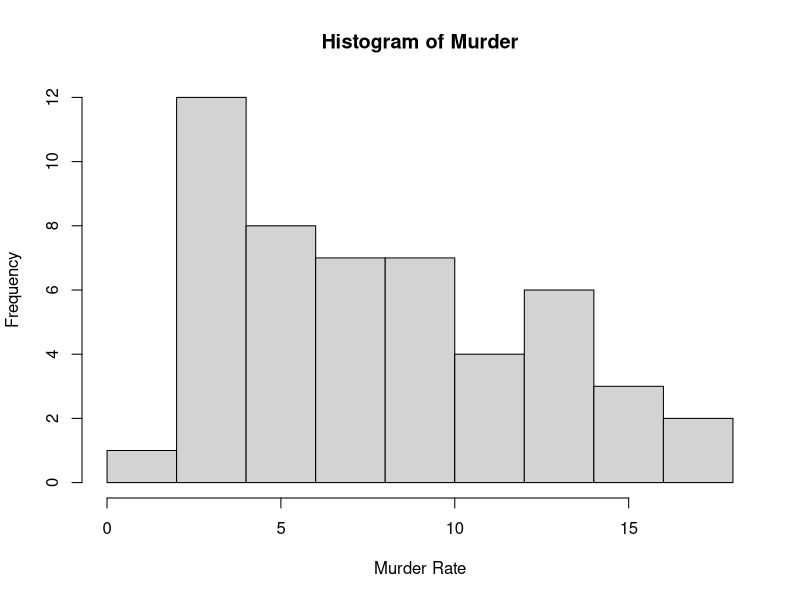
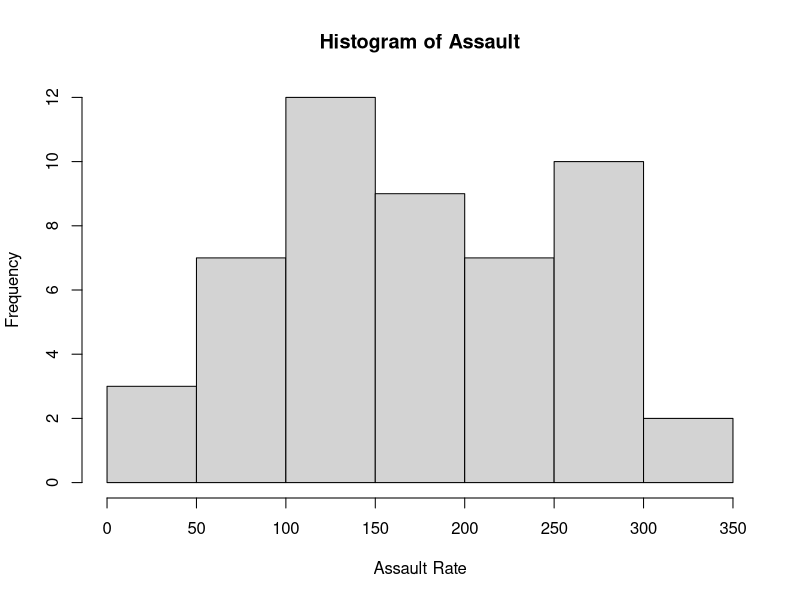
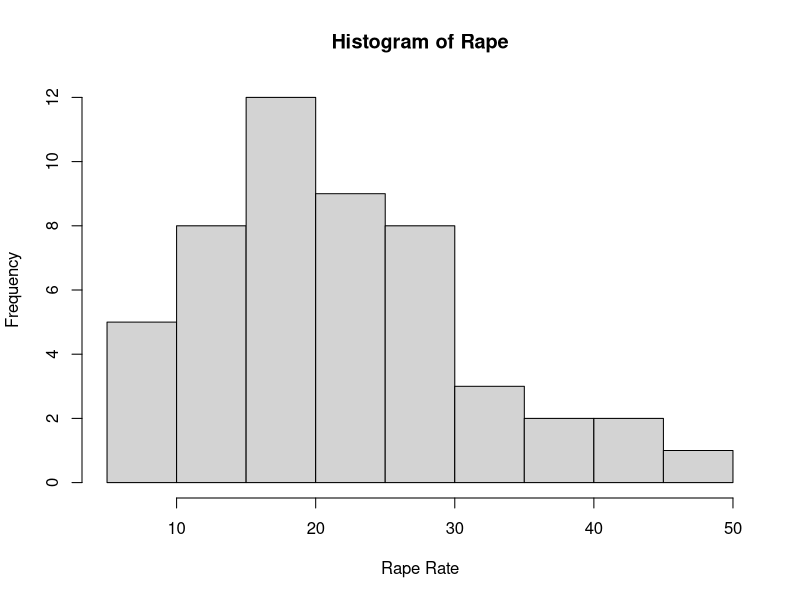
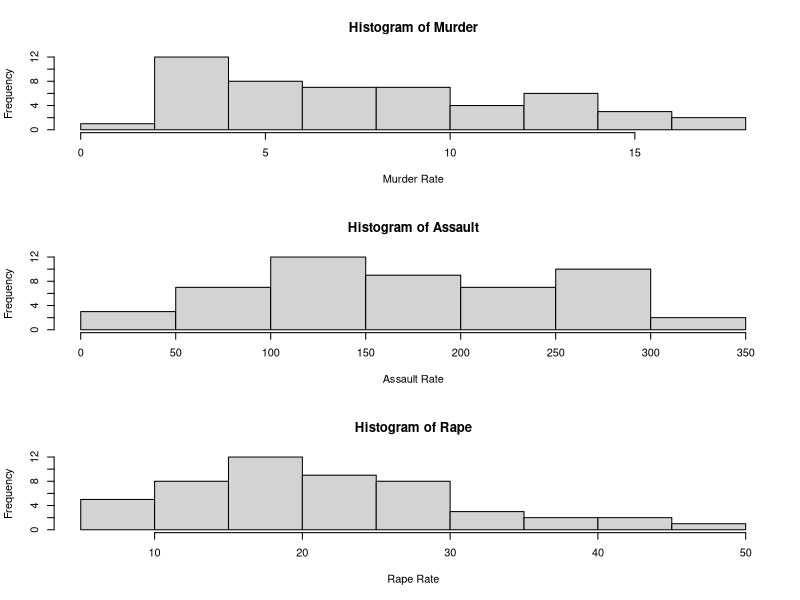

Write the R code that produced these figures, in order.
## ---- chunk 1
# install.packages("datasets")
library(datasets)
## ---- chunk 2
USArrests
dat <- USArrests
## ---- chunk 3
list(dat)
head(dat)
names(dat)
summary(dat)

## ---- chunk 4
# histogram of Murder
hist(dat$Murder, main="Histogram of Murder", xlab="Murder Rate", ylab="Frequency")

## ---- chunk 5
#Summary of Murder
summary(dat$Murder)
## ---- chunk 6
#histogram of Assault
hist(dat$Assault, main="Histogram of Assault", xlab="Assault Rate", ylab="Frequency")
#Summary of Assault
summary(dat$Assault)

#Histogram of Rape
hist(dat$Rape, main="Histogram of Rape", xlab="Rape Rate", ylab="Frequency")
#Summary of Rape
summary(dat$Rape)

#Histogram of Murder, Assault, Rape
par(mfrow=c(3,1))
hist(dat$Murder, main="Histogram of Murder", xlab="Murder Rate", ylab="Frequency")
hist(dat$Assault, main="Histogram of Assault", xlab="Assault Rate", ylab="Frequency")
hist(dat$Rape, main="Histogram of Rape", xlab="Rape Rate", ylab="Frequency")
